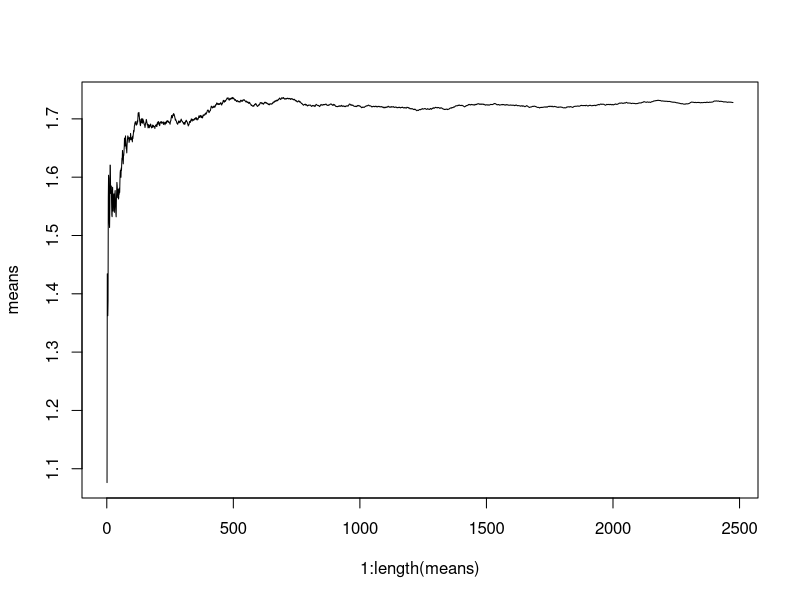
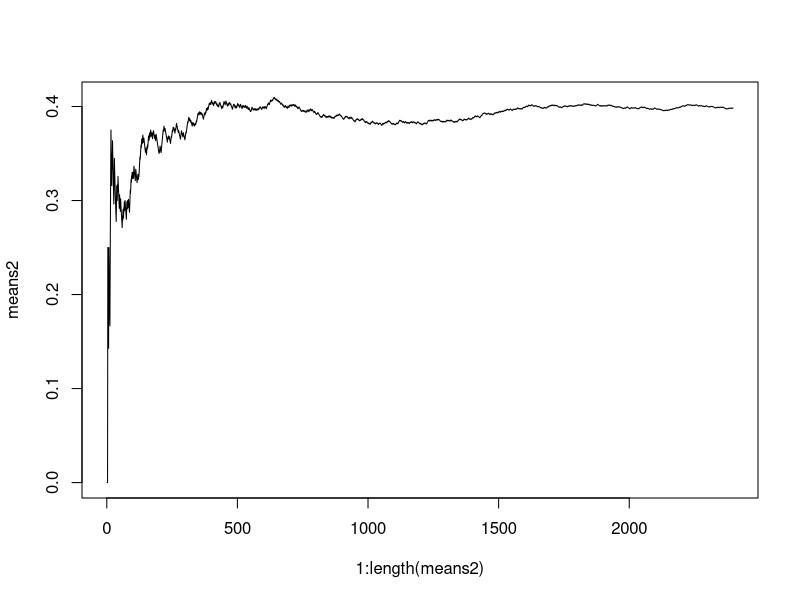

Source code (R) for these figures, in order:

f <- function(times = 1){
	return(exp(runif(times)))
}

g <- function(times = 1){
	U = runif(1)
	if(U <= 0.4){
		return(1)
	}
	else{
		return(0)
	}
}

getMeanEstimator <- function(f, d, initial = 30){
	# Just give the function f to generate the values
	# and the accepted tolerance d.
	# Initialized with initial (default: 30) values
	# Returns the k generated means
	X <- c(f())
	Xm <- c(X[1])
	S2 <- c(0)
	j <- 1
	while(j < initial){
		X <- c(X, f())
		Xm <- c(Xm, Xm[j] + (X[j + 1] - Xm[j]) / (j + 1))
		S2 <- c(S2, (1 - 1 / j) * S2[j] + (j + 1) * (Xm[j + 1] - Xm[j]) ^ 2)
		j <- j + 1
	}
	cat(sprintf("Initialized with %d values\n", c(j)))
	while(sqrt(S2[j]) >= d * sqrt(j)){
		X <- c(X, f())
		Xm <- c(Xm, Xm[j] + (X[j + 1] - Xm[j]) / (j + 1))
		S2 <- c(S2, (1 - 1 / j) * S2[j] + (j + 1) * (Xm[j + 1] - Xm[j]) ^ 2)
		j <- j + 1
	}
	return(Xm)
}

getVarianceEstimator <- function(f, d, initial = 30){
	# Just give the function f to generate the values
	# and the accepted tolerance d.
	# Initialized with initial (default: 30) values
	# Returns the k generated means
	X <- c(f())
	Xm <- c(X[1])
	Vars <- c(Xm[1] * (1 - Xm[1]))
	j <- 1
	while(j < initial){
		X <- c(X, f())
		Xm <- c(Xm, Xm[j] + (X[j + 1] - Xm[j]) / (j + 1))
		Vars <- c(Vars, Xm[j + 1] * (1 - Xm[j + 1]))
		j <- j + 1
	}
	cat(sprintf("Initialized with %d values\n", c(j)))
	while(sqrt(Vars[j]) >= d * sqrt(j)){
		X <- c(X, f())
		Xm <- c(Xm, Xm[j] + (X[j + 1] - Xm[j]) / (j + 1))
		Vars <- c(Vars, Xm[j + 1] * (1 - Xm[j + 1]))
		j <- j + 1
	}
	return(Xm)
}

pdf("P1.pdf")

means <- getMeanEstimator(f, 0.01)
means2 <- getVarianceEstimator(g, 0.01)

print(means[length(means)])
print(means2[length(means2)])
plot(1 : length(means), means, type = "l")
plot(1 : length(means2), means2, type = "l")
